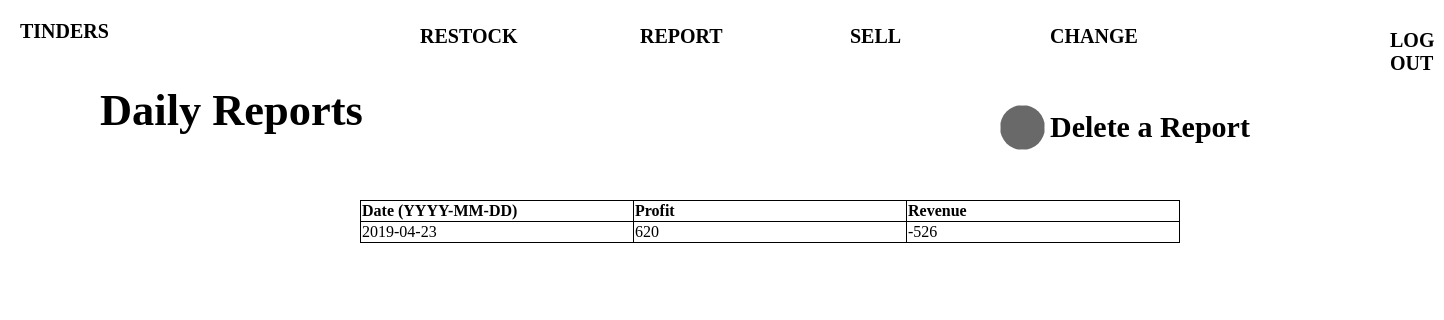
/DailyReports.php, run on an earlier commit of the app's database.
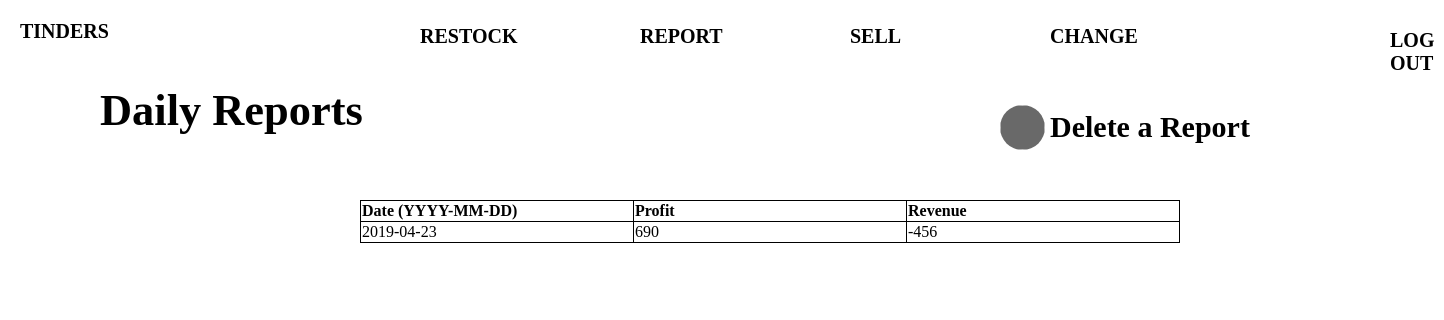
And on a later commit of the database.
### tables this page shows
CREATE TABLE `dailyreports` (
  `id` int(255) NOT NULL,
  `day` date NOT NULL,
  `profit` int(11) NOT NULL,
  `revenue` int(11) NOT NULL
);

### DailyReports.php (the view, shortened to what this page needs)
<?php
	$host = "localhost";
	$user = "root";
	$pass = "";
	$db = "tinders";
	$conn = new mysqli($host,$user,$pass,$db);
	$dateCollumn = "day";
	$revenueCollumn = "profit";
	$profitCollumn= "revenue";
	$getProdsQuery = "SELECT * FROM dailyreports";
	$getProds = $conn->query($getProdsQuery);
		?>
<!DOCTYPE html>
<html>
<head>
<body>
	<a href = "Home.php" id = "TindersTitle">TINDERS</a>
	<a href = "Restock_Categories.php" id = "RRestock"> RESTOCK </a>
	<a href = "Menu_Categories.php" id = "RMenu"> REPORT </a>
	<a href = "Sell_Categories.php" id = "RSell"> SELL </a>
	<a href = "ChangeStock_Categories.php" id = "RChange">CHANGE</a>
	<a href = "logout.php" id = "RLogout"> LOG OUT</a>
	<p id = "ReportMenuLabel"> Daily Reports</p>
	<a href = "DeleteReports.php"><img id = "EditReportsCircle"></a>
	<p id = "EditReportsLabel">Delete a Report </p>
	<table id = "ReportTable">
		<tr>
			<th>Date (YYYY-MM-DD)</th>
			<th>Profit</th>
			<th>Revenue</th>
		</tr>
			<?php
			if ($getProds) {
				while ($row=mysqli_fetch_array($getProds)) {
					$date = $row["$dateCollumn"];
					$revenue = $row["$revenueCollumn"];
					$profit = $row["$profitCollumn"];
					echo "<tr>
					<td>$date </td>
					<td>$profit</td>
					<td> $revenue</td>
					</tr>";
				}
			}
		?>
	</table>
</body>
</html>

What changed in the data, as far as the page shows it:
changed dailyreports: revenue "620" → "690"; profit "-526" → "-456"
